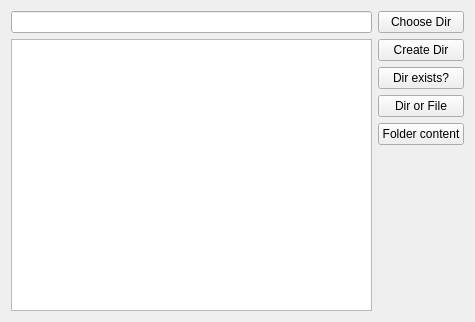
<?xml version="1.0" encoding="UTF-8"?>
<ui version="4.0">
 <class>Widget</class>
 <widget class="QWidget" name="Widget">
  <property name="geometry">
   <rect>
    <x>0</x>
    <y>0</y>
    <width>475</width>
    <height>322</height>
   </rect>
  </property>
  <property name="windowTitle">
   <string>Widget</string>
  </property>
  <layout class="QHBoxLayout" name="horizontalLayout">
   <item>
    <layout class="QVBoxLayout" name="verticalLayout_2">
     <item>
      <widget class="QLineEdit" name="lineEdit"/>
     </item>
     <item>
      <widget class="QListWidget" name="listWidget"/>
     </item>
    </layout>
   </item>
   <item>
    <layout class="QVBoxLayout" name="verticalLayout">
     <item>
      <widget class="QPushButton" name="pushButtonChooseDir">
       <property name="text">
        <string>Choose Dir</string>
       </property>
      </widget>
     </item>
     <item>
      <widget class="QPushButton" name="pushButtonCreateDir">
       <property name="text">
        <string>Create Dir</string>
       </property>
      </widget>
     </item>
     <item>
      <widget class="QPushButton" name="pushButtonDirExists">
       <property name="text">
        <string>Dir exists?</string>
       </property>
      </widget>
     </item>
     <item>
      <widget class="QPushButton" name="pushButtonDirOrFile">
       <property name="text">
        <string>Dir or File</string>
       </property>
      </widget>
     </item>
     <item>
      <widget class="QPushButton" name="pushButtonFolderContent">
       <property name="text">
        <string>Folder content</string>
       </property>
      </widget>
     </item>
     <item>
      <spacer name="verticalSpacer">
       <property name="orientation">
        <enum>Qt::Vertical</enum>
       </property>
       <property name="sizeHint" stdset="0">
        <size>
         <width>20</width>
         <height>40</height>
        </size>
       </property>
      </spacer>
     </item>
    </layout>
   </item>
  </layout>
 </widget>
 <resources/>
 <connections/>
</ui>
